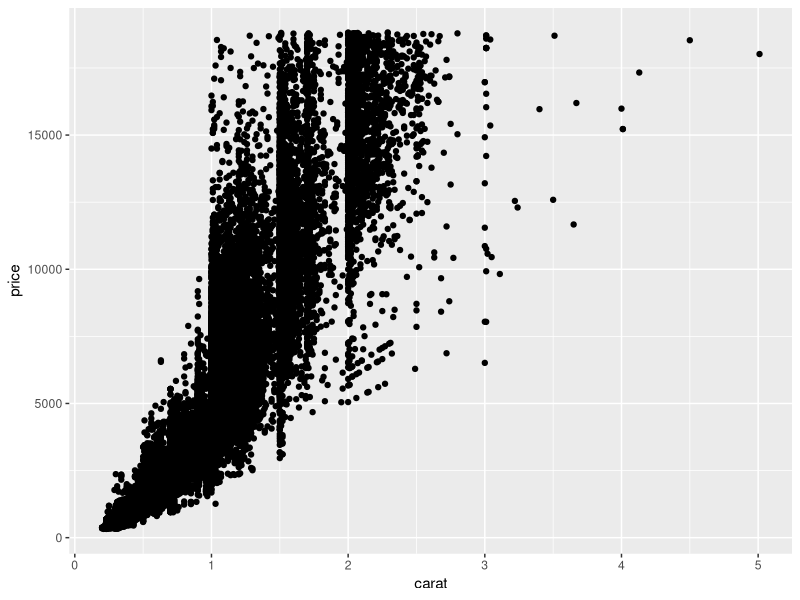
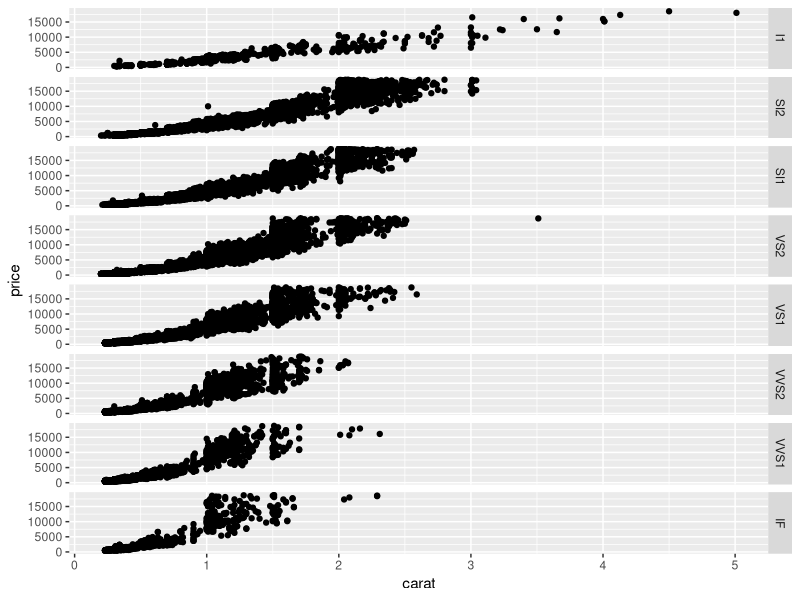
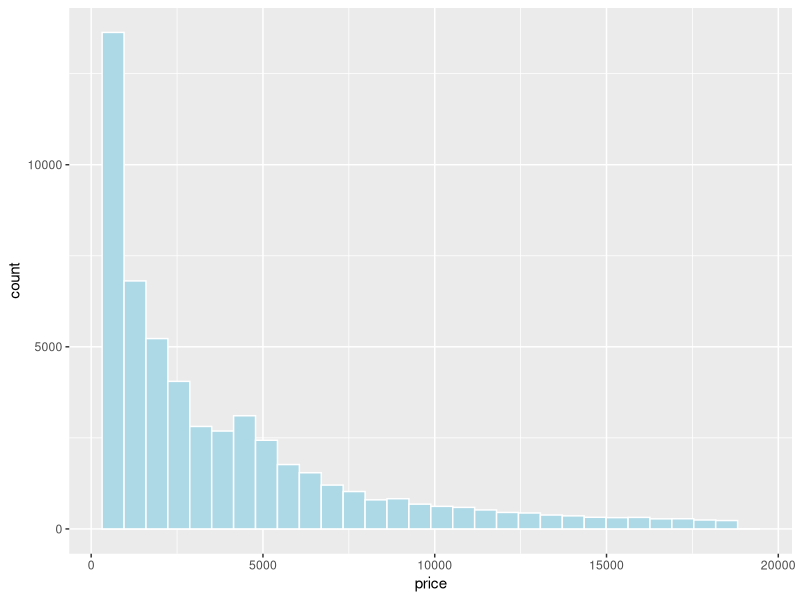
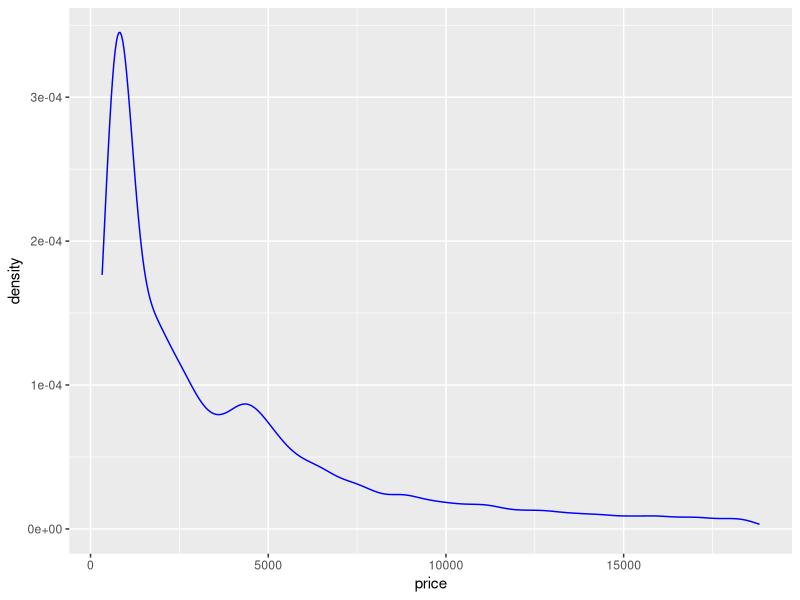
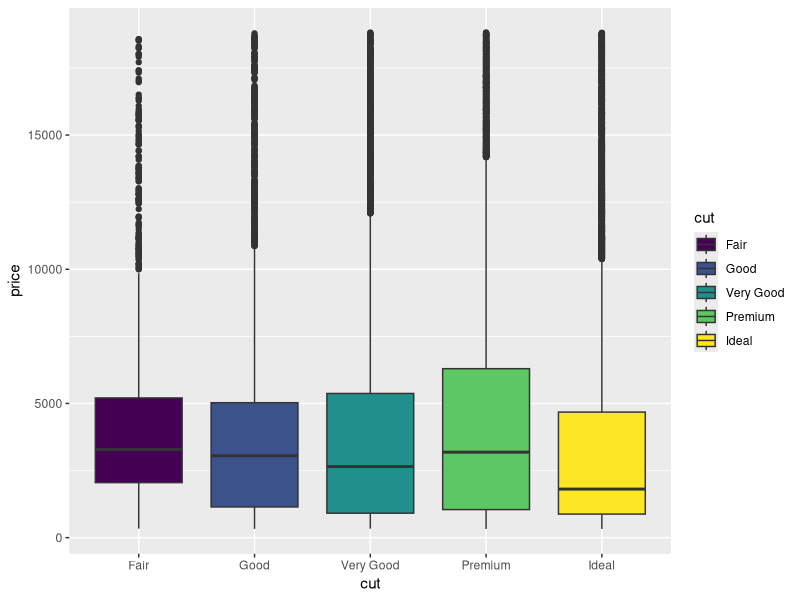
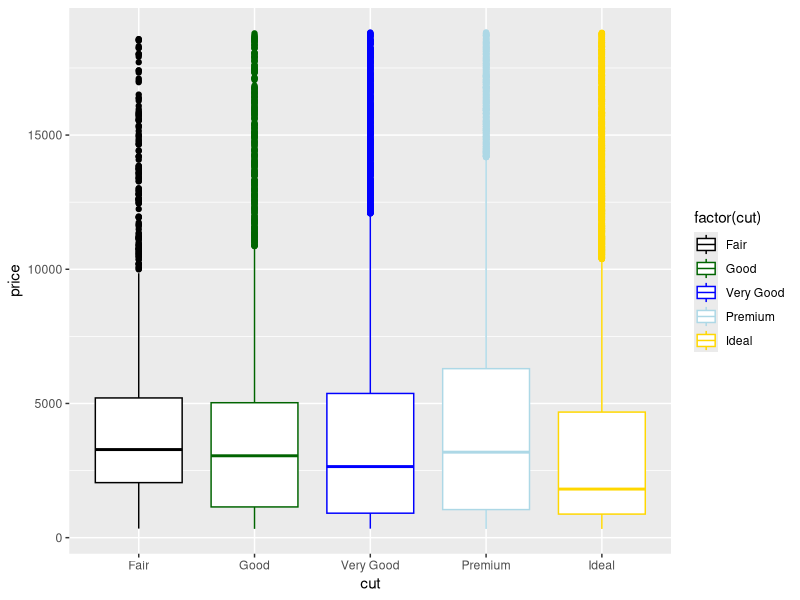
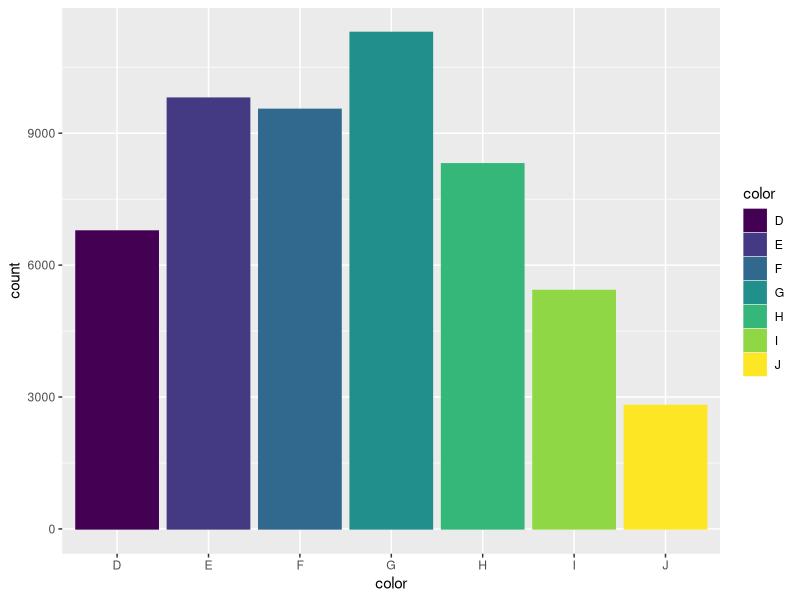
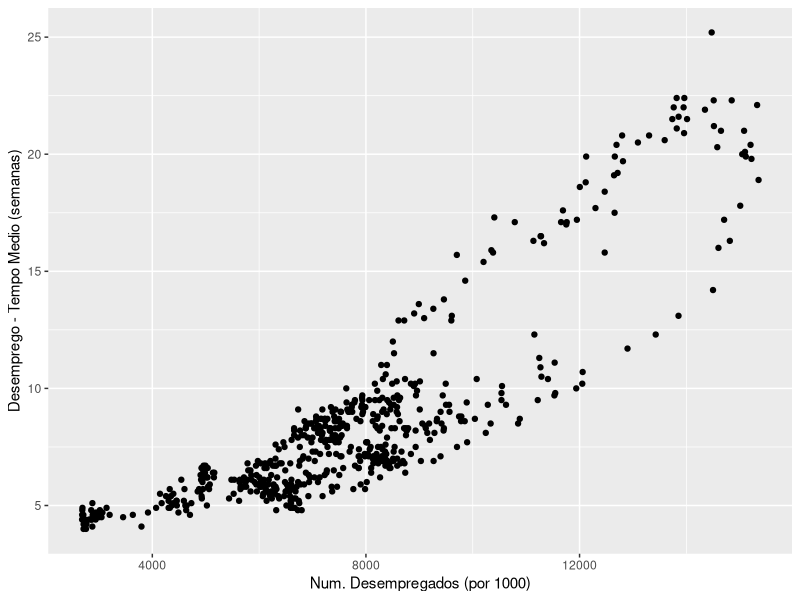

These figures' R source, in order:
## ---- chunk 1
require(ggplot2)
require(dplyr)
require(tidyr)
require(magrittr)
require(lubridate)
## ---- chunk 2
#item 1
# Aesthetics obrigatorios de geom_point(): x,y conforme help()

#item 2
ggplot(diamonds,aes(carat,price))+geom_point()+xlab("carat")+ylab("price")

#item 3
ggplot(diamonds,aes(carat,price))+geom_point()+xlab("carat")+ylab("price")+facet_grid(clarity ~.)

#item 4
# Aesthetics obrigatorios de geom_histogram(): x conforme help()

#item 5
ggplot(diamonds,aes(x=price))+geom_histogram(fill="light blue",colour="white")

#item 6
ggplot(diamonds,aes(x=price))+geom_density(colour="blue")

#item 7
# Aesthetics obrigatorios de geom_boxplot(): lower,middle,upper,x,ymax,ymin

#item 8
ggplot(diamonds,aes(x=as.factor(cut),y=price,lower=quantile(price,.25),
                    middle=median(price),upper=quantile(price,.75),
                    ymax=max(price),ymin=min(price),
                    fill=as.factor(cut)))+geom_boxplot()+xlab("cut")+labs(fill="cut")

#item 9
graf <- ggplot(diamonds,aes(x=as.factor(cut),y=price,lower=quantile(price,.25),
                    middle=median(price),upper=quantile(price,.75),
                    ymax=max(price),ymin=min(price)))

                    graf+geom_boxplot(aes(colour=factor(cut)))+xlab("cut")+guides(fill=FALSE)+scale_color_manual(values=c("Fair"="black","Good"="dark green","Very Good"="blue","Premium"="light blue","Ideal"="gold"))
                    
       
#item 10
#Aesthetics obrigatorios de geom_bar: x
                    
#item 11
ggplot(diamonds,aes(color))+geom_bar(aes(colour=color,fill=color))

#item 12
ggplot(economics,aes(x=unemploy,y=uempmed))+geom_point()+ylab("Desemprego - Tempo Medio (semanas)")+xlab("Num. Desempregados (por 1000)")

#item 13
ggplot(economics,aes(x=unemploy,y=uempmed))+geom_point(aes(colour=factor(year(date))))+ylab("Desemprego - Tempo Medio (semanas)")+xlab("Num. Desempregados (por 1000)")+theme_classic()+theme(legend.position="none")

#item 14
ggplot(economics,aes(x=date,y=unemploy))+geom_line()+theme_classic()

#item 15
unemploYear <- economics %>% mutate(year=year(date)) %>% group_by(year) %>% summarise(mean(unemploy))
colnames(unemploYear) <- c("year","meanUnemp")
ggplot(unemploYear,aes(x=year,y=meanUnemp))+geom_line()+ylab("Avg. Unemployment")

#item 16
unemploYear2 <- economics %>% mutate(year=year(date)) %>% group_by(year) %>% summarise(median(unemploy),p01=quantile(unemploy,.01),p99=quantile(unemploy,.99))

colnames(unemploYear2) <- c("year","medianUnemp","p01","p99")

ggplot(unemploYear2,aes(x=year,y=medianUnemp))+
      geom_ribbon(aes(ymin=p01,ymax=p99),fill="grey70")+geom_line(aes(y=medianUnemp))+
      ylab("Unemployment")

#item 17
long<-economics %>% mutate(unempRate=unemploy/pop) %>% gather(key=date,value=valor,pce,psavert,unempRate)

ggplot(long,aes(x=date,y=valor))+geom_line()

                    
